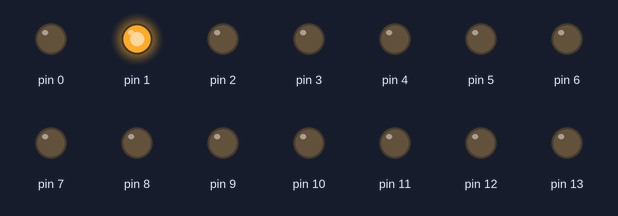
A sketch run on a simulated Arduino Uno, built with avr-gcc and run on an emulated ATmega328P. On the bench: output pins drawn as LEDs (lit = HIGH).

Above: at 0.01 s.
At 4.62 s:
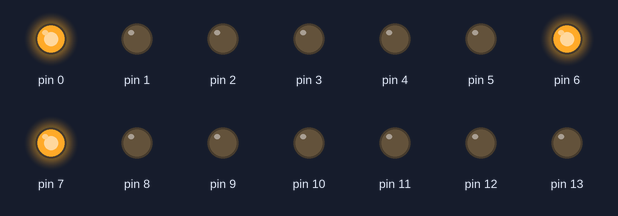
At 9.12 s:
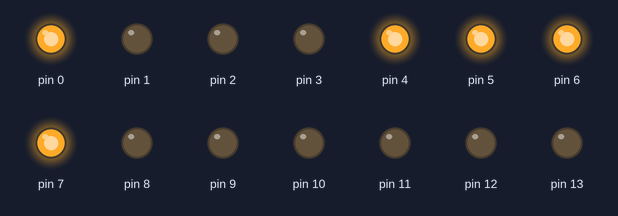
At 19.02 s:
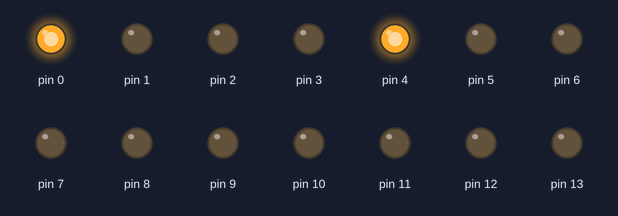
At 27.12 s:
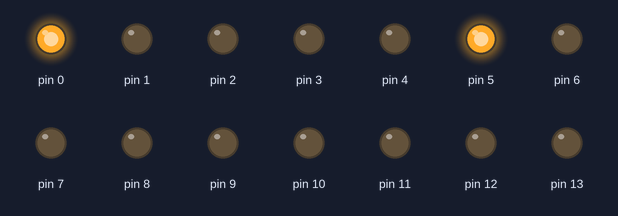
At 39.72 s:
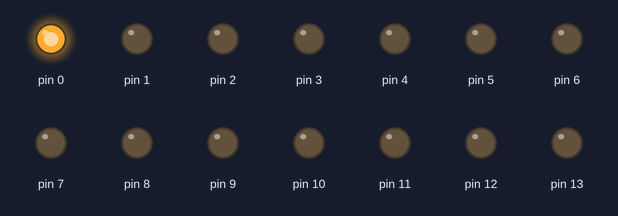
Timing chart, 0 to 40.0 s (numbered marks = the images above):
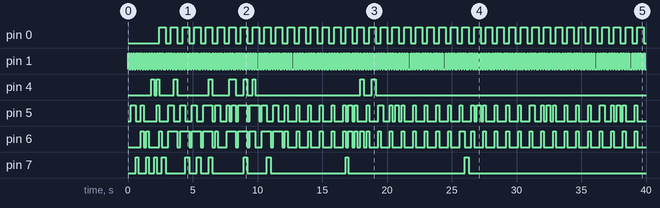

The sketch:

LCD_display.ino
```cpp
#include<avr/io.h>
#include <util/delay.h>
#define F_CPU 16000000UL

int lcd_num(int num);
void lcd_cmd(int cmd);
void lcd_data(int data);
void lcd_init();
void lcd_str (char* str);
void setup()
{
  DDRD=0xff;
  DDRB=0xff;
  lcd_init();
  lcd_cmd(0x01);
  delay(20);
}

void loop()
 {
  lcd_cmd(0x83);
  lcd_str("Hello World");
 }
void lcd_init()
{
lcd_cmd(0x02); //Return home
lcd_cmd(0x28); // Function Set: 4-bit, 2 Lines
lcd_cmd(0x06); //Increment cursor (shift cursor to right)
lcd_cmd(0x0c); // Display on, cursor off
}
void lcd_cmd(int cmd)
{
  PORTD=(cmd&0xF0);
  PORTD&=~(1<<PD0);
  PORTD|=(1<<PD1);
  delay(100);
  PORTD&=~(1<<PD1);
  delay(100);
  PORTD=((cmd<<4)&0xf0);
  PORTD&=~(1<<PD0);
  PORTD|=(1<<PD1);
  delay(100);
   PORTD&=~(1<<PD1);
  delay(100);
}
void lcd_data(int data)
{
  PORTD=(data&0xF0);
  PORTD|=(1<<PD0);
  PORTD|=(1<<PD1);
  delay(100);
  PORTD&=~(1<<PD1);
  delay(100);
  PORTD=((data<<4)&0xf0);
  PORTD|=(1<<PD0);
  PORTD|=(1<<PD1);
  delay(100);
  PORTD&=~(1<<PD1);
  delay(100);
}
int lcd_num(int num){
   int a;
  if(num==0)
  {
    lcd_data(48);
  }
  while(num!=0)
  {
    a=num%10;
    num=num/10;
    lcd_cmd(0x04);
    lcd_data(48+a);
  }
}
void lcd_str (char* str){
  int i=0;
  while(str!='\0')
  {
 lcd_data(str[i]);
 i++;
 delay(100);
 lcd_cmd(0x06);
  } }
```

button_led.ino
```cpp
#include<avr/io.h>
#include <util/delay.h>
#define F_CPU 16000000UL

int main (void)
{
  DDRB=0b00100000;
  DDRC=0b00000000;
  while(1)
  {
    if (PINC==0b00000001)
    {
   PORTB=0b00100000;
   _delay_ms(300);
    }
    else
    {
    PORTB=0b00000000;
    _delay_ms(300);
    }
  }
}
```

Measured:
- by itself, pin 0: alternates HIGH for 0.50 s and LOW for 0.40 s
- by itself, pin 1: repeats every 0.90 s: LOW 0.20 s, 3 × (HIGH 0.10 s, LOW 0.10 s), HIGH 0.10 s
- by itself, pin 4: HIGH → LOW at 2.0 s, → HIGH 0.20 s later, → LOW 0.20 s later, → HIGH 1.1 s later, … (17 changes in this stretch)
- by itself, pin 5: HIGH → LOW at 0.60 s, → HIGH 0.40 s later, → LOW 0.20 s later, → HIGH 1.0 s later, … (99 changes in this stretch)
- by itself, pin 6: HIGH → LOW at 1.2 s, → HIGH 0.20 s later, → LOW 0.20 s later, → HIGH 0.82 s later, … (91 changes in this stretch)
- by itself, pin 7: HIGH → LOW at 0.80 s, → HIGH 0.60 s later, → LOW 0.20 s later, → HIGH 0.42 s later, … (21 changes in this stretch)
